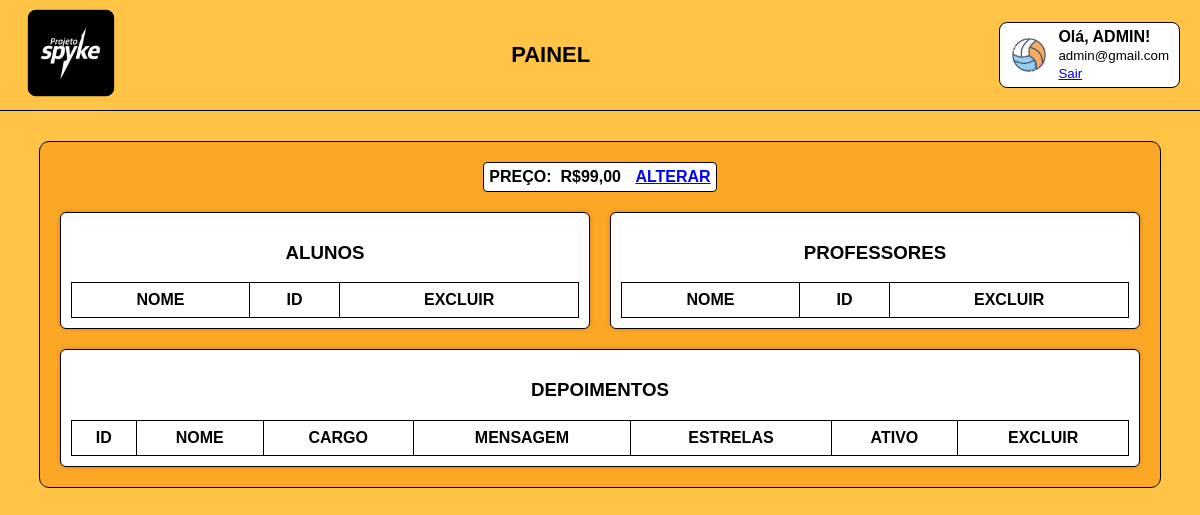
The page /painel.php (signed in) on the database as committed earlier.
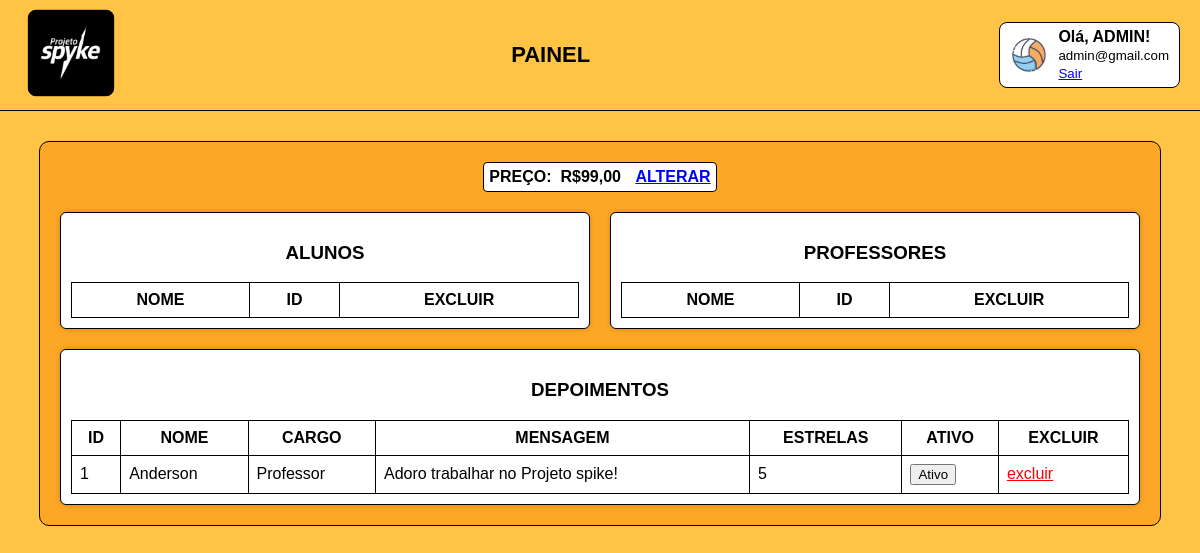
The same page on the database as committed later.
### tables this page shows
CREATE TABLE sistema_de_pagamento (
    id_sistema INT PRIMARY KEY AUTO_INCREMENT,
    metodo VARCHAR(50),
    valor DECIMAL(10,2)
);

CREATE TABLE depoimentos (
    id INT AUTO_INCREMENT PRIMARY KEY,
    nome VARCHAR(100) NOT NULL,
    cargo VARCHAR(150) NOT NULL,
    texto TEXT NOT NULL,
    estrelas INT DEFAULT 5,
    ativo INT DEFAULT 0
);

### painel.php (the view, shortened to what this page needs)
<?php
include 'conexao.php';
$sql_valor = "SELECT * FROM sistema_de_pagamento LIMIT 1";
$result_valor = $conn->query($sql_valor);
$valor = ($result_valor->num_rows > 0) ? $result_valor->fetch_assoc()['valor'] : 0.00;
$sql_depo = "SELECT * FROM depoimentos ORDER BY id DESC";
$result_depo = $conn->query($sql_depo);
?>
<!DOCTYPE html>
<html lang="pt-br">
<head>
</head>
<body>
<header class="topo">
    <a href="">
        <img src="./imagens/logospike.png" class="logo" alt="Logo">
    </a>
    <h1>PAINEL</h1>
    <div class="perfil">
        <img src="./imagens/images.png" class="foto">
        <div>
            <strong>Olá, <?= ucwords($_SESSION['user_name']); ?>!</strong><br>
            <small><?= $_SESSION['user_email']; ?></small><br>
            <small><a href="./logout.php">Sair</a></small>
        </div>
    </div>
</header>
<div class="container">
    <div class="preco">
        <span>PREÇO: </span>&nbsp; R$<?= number_format($valor, 2, ',', '.') ?>&nbsp;
        <a href="alterar_preco.php">ALTERAR</a>
    </div>
    <div class="tabelas">
        <div class="tabela">
            <h3>ALUNOS</h3>
            <table>
                <tr><th>NOME</th><th>ID</th><th>EXCLUIR</th></tr>
            </table>
        </div>
        <div class="tabela">
            <h3>PROFESSORES</h3>
            <table>
                <tr><th>NOME</th><th>ID</th><th>EXCLUIR</th></tr>
            </table>
        </div>
        <div class="tabela" style="flex-basis: 100%;">
            <h3>DEPOIMENTOS</h3>
            <table>
                <tr>
                    <th>ID</th>
                    <th>NOME</th>
                    <th>CARGO</th>
                    <th>MENSAGEM</th>
                    <th>ESTRELAS</th>
                    <th>ATIVO</th>
                    <th>EXCLUIR</th>
                </tr>
                <?php while ($d = $result_depo->fetch_assoc()): ?>
                    <tr>
                        <td><?= $d['id'] ?></td>
                        <td><?= htmlspecialchars($d['nome']) ?></td>
                        <td><?= htmlspecialchars($d['cargo']) ?></td>
                        <td><?= htmlspecialchars($d['texto']) ?></td>
                        <td><?= $d['estrelas'] ?></td>
                        <td>
                            <button  onclick="toggleAtivo(<?= $d['id'] ?>)">
                                <?= $d['ativo'] == 1 ? 'Ativo' : 'Inativo' ?>
                            </button>
                        </td>
                        <td>
                            <a class="excluir" href="excluir_depoimento.php?id=<?= $d['id'] ?>">excluir</a>
                        </td>
                    </tr>
                <?php endwhile; ?>
            </table>
        </div>
    </div>
</div>
</body>
</html>

### conexao.php (shortened to what this page needs)
<!DOCTYPE html>
<html lang="en">
<head>
</head>
<body>
</body>
</html>

### painel.php (style rules this page uses)
body { font-family: 'Montserrat', sans-serif; margin: 0; background-color: #ffc446; }
.topo { display: flex; align-items: center; justify-content: space-between; background-color: #ffc446; border-bottom: 1px solid black; padding: 15px 20px; height: 80px; }
.logo { height: 60px; width: 60px; background-color: black; padding: 1px; margin: 0px; border-radius: 10%; transform: scale(1.4); transform-origin: center; margin-left: 20px; }
.topo h1 { color: black; font-size: 22px; margin: 0; }
.perfil { display: flex; align-items: center; gap: 10px; border: 1px solid black; padding: 5px 10px; border-radius: 8px; background: white; cursor: pointer; }
.perfil .foto { width: 38px; height: 38px; border-radius: 50%; }
.container { width: 90%; margin: 30px auto; background-color: #fda726; padding: 20px; border-radius: 10px; color: #000; border: 1px solid black; }
.preco { display: flex; justify-content: center; background-color: #fff; padding: 5px; border-radius: 4px; font-weight: bold; width: fit-content; margin: 0 auto 20px auto; border: 1px solid black; }
.preco a { margin-left: 10px; color: blue; text-decoration: underline; }
.tabelas { display: flex; justify-content: space-between; gap: 20px; flex-wrap: wrap; }
.tabela { background-color: #fff; border-radius: 6px; flex: 1; padding: 10px; box-shadow: 0 0 5px rgba(0,0,0,0.2); border: 1px solid black; min-width: 300px; }
.tabela h3 { text-align: center; }
table { width: 100%; border-collapse: collapse; }
th, td { padding: 8px; border: 1px solid black; }
.excluir { color: red; cursor: pointer; text-decoration: underline; }

Rows that differ between the two databases and show on the page:
added depoimentos: id "1", nome "Anderson", cargo "Professor", texto "Adoro trabalhar no Projeto spike!", estrelas "5", ativo "Ativo"
